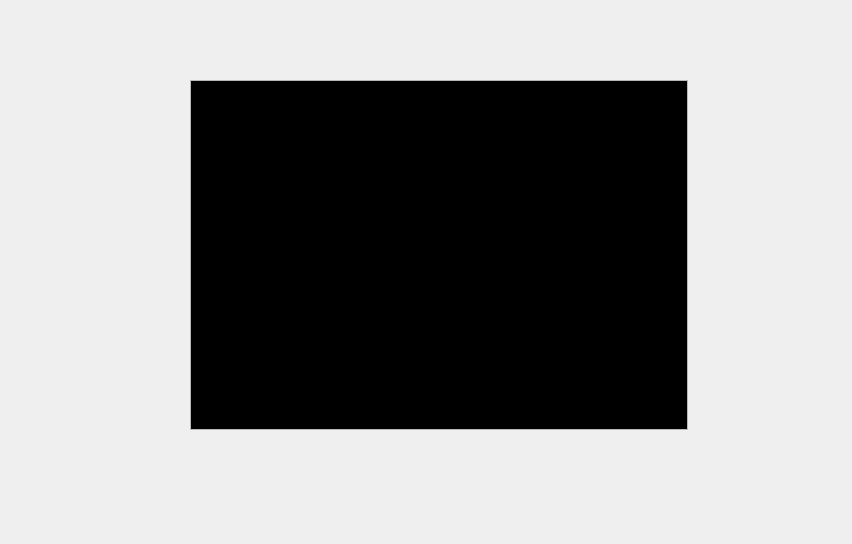
<?xml version="1.0" encoding="UTF-8"?>
<ui version="4.0">
 <class>ExternalDisplay</class>
 <widget class="QDialog" name="ExternalDisplay">
  <property name="geometry">
   <rect>
    <x>0</x>
    <y>0</y>
    <width>852</width>
    <height>544</height>
   </rect>
  </property>
  <property name="minimumSize">
   <size>
    <width>518</width>
    <height>370</height>
   </size>
  </property>
  <property name="windowTitle">
   <string>Dialog</string>
  </property>
  <property name="accessibleName">
   <string/>
  </property>
  <widget class="QPlainTextEdit" name="plainTextDisplay">
   <property name="enabled">
    <bool>true</bool>
   </property>
   <property name="geometry">
    <rect>
     <x>190</x>
     <y>80</y>
     <width>498</width>
     <height>350</height>
    </rect>
   </property>
   <property name="sizePolicy">
    <sizepolicy hsizetype="Fixed" vsizetype="Fixed">
     <horstretch>0</horstretch>
     <verstretch>0</verstretch>
    </sizepolicy>
   </property>
   <property name="minimumSize">
    <size>
     <width>498</width>
     <height>350</height>
    </size>
   </property>
   <property name="palette">
    <palette>
     <active>
      <colorrole role="Text">
       <brush brushstyle="SolidPattern">
        <color alpha="255">
         <red>255</red>
         <green>255</green>
         <blue>255</blue>
        </color>
       </brush>
      </colorrole>
      <colorrole role="Base">
       <brush brushstyle="SolidPattern">
        <color alpha="255">
         <red>0</red>
         <green>0</green>
         <blue>0</blue>
        </color>
       </brush>
      </colorrole>
     </active>
     <inactive>
      <colorrole role="Text">
       <brush brushstyle="SolidPattern">
        <color alpha="255">
         <red>255</red>
         <green>255</green>
         <blue>255</blue>
        </color>
       </brush>
      </colorrole>
      <colorrole role="Base">
       <brush brushstyle="SolidPattern">
        <color alpha="255">
         <red>0</red>
         <green>0</green>
         <blue>0</blue>
        </color>
       </brush>
      </colorrole>
     </inactive>
     <disabled/>
    </palette>
   </property>
   <property name="font">
    <font>
     <family>Courier New</family>
     <pointsize>11</pointsize>
     <bold>true</bold>
    </font>
   </property>
   <property name="acceptDrops">
    <bool>false</bool>
   </property>
   <property name="styleSheet">
    <string notr="true">QPlainTextEdit:focus { 	
	border: 3px solid blue; 
}</string>
   </property>
   <property name="verticalScrollBarPolicy">
    <enum>Qt::ScrollBarPolicy::ScrollBarAlwaysOff</enum>
   </property>
   <property name="horizontalScrollBarPolicy">
    <enum>Qt::ScrollBarPolicy::ScrollBarAlwaysOff</enum>
   </property>
   <property name="undoRedoEnabled">
    <bool>false</bool>
   </property>
   <property name="lineWrapMode">
    <enum>QPlainTextEdit::LineWrapMode::NoWrap</enum>
   </property>
   <property name="readOnly">
    <bool>true</bool>
   </property>
   <property name="plainText">
    <string/>
   </property>
   <property name="textInteractionFlags">
    <set>Qt::TextInteractionFlag::NoTextInteraction</set>
   </property>
   <property name="centerOnScroll">
    <bool>false</bool>
   </property>
  </widget>
 </widget>
 <resources/>
 <connections/>
</ui>
